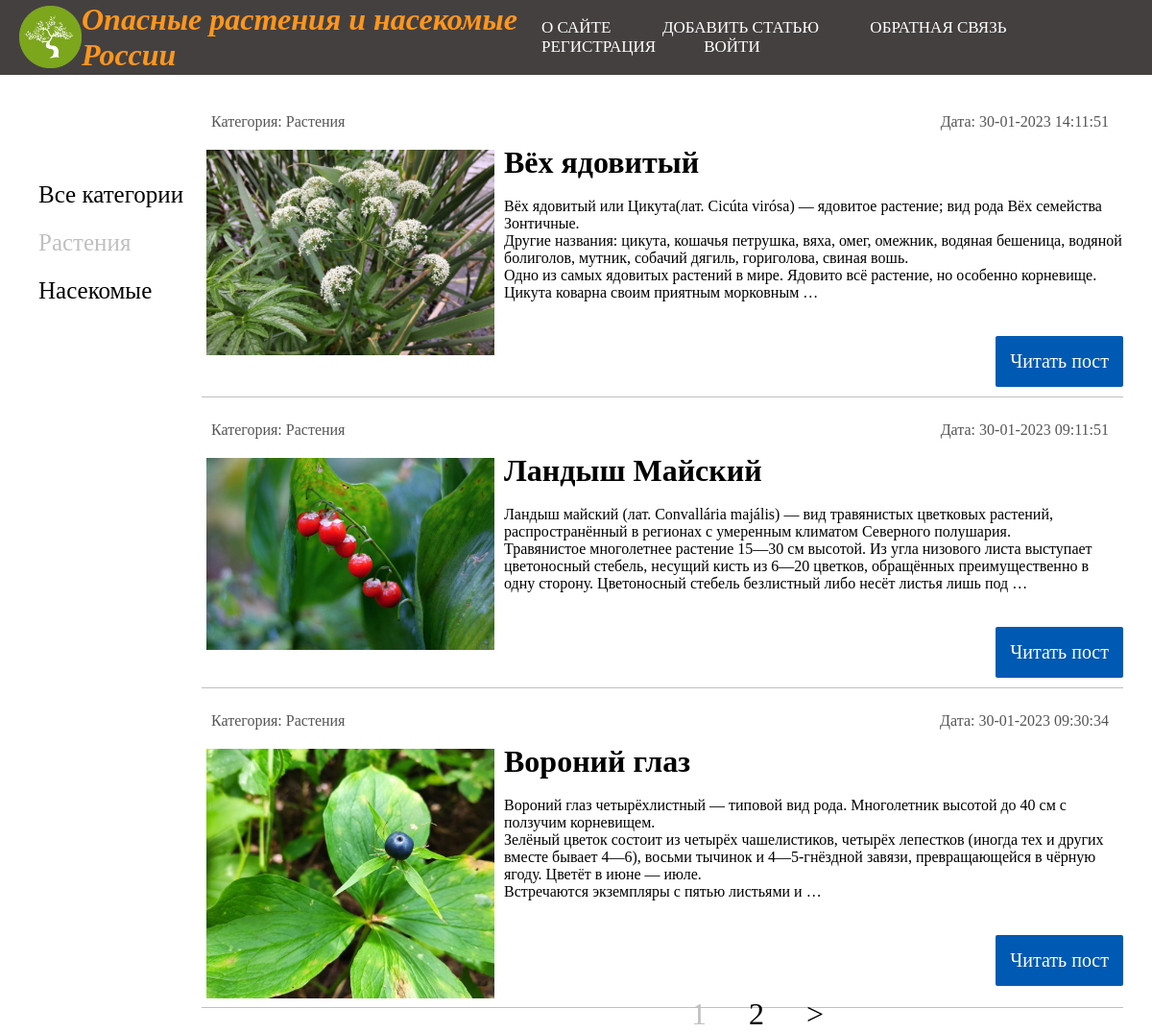
Page /category/plants/ on the committed database.
### main/models.py (models this page shows, shortened)
class Category(models.Model):
    name = models.CharField(max_length=100, db_index=True, verbose_name='Категория')
    slug = models.SlugField(max_length=100, unique=True, db_index=True, verbose_name='URL')
    def __str__(self):
        return self.name
    def get_absolute_url(self):
        return reverse('category', kwargs={'cat_slug': self.slug})
    class Meta:
        verbose_name = 'Категория'
        verbose_name_plural = 'Категории'
        ordering = ['id']

class Top_5(models.Model):
    title = models.CharField(max_length=100, verbose_name='Название растения или насекомого')
    slug = models.SlugField(max_length=100, unique=True, db_index=True, verbose_name='URL')
    content = models.TextField(verbose_name='Текст статьи')
    photo = models.ImageField(upload_to='photos', verbose_name='Фото')
    time_create = models.DateTimeField(auto_now_add=True, verbose_name='Дата создания')
    time_update = models.DateTimeField(auto_now=True, verbose_name='Дата изменения')
    is_published = models.BooleanField(default=True, verbose_name='Публикация')
    cat = models.ForeignKey('Category', on_delete=models.PROTECT, verbose_name='Категория')
    def get_absolute_url(self):
        return reverse('post', kwargs={'post_slug': self.slug})
    class Meta:
        verbose_name = 'Топ 5'
        verbose_name_plural = 'Топ 5'
        ordering = ['id']

### main/views.py (the view)
# urls.py: path('category/<slug:cat_slug>/', MainCategory.as_view(), name='category'),
class MainCategory(DataMixin, ListView):
    model = Top_5
    template_name = 'main/index.html'
    context_object_name = 'posts'
    allow_empty = False
    def get_queryset(self):
        return Top_5.objects.filter(cat__slug=self.kwargs['cat_slug'], is_published=True).select_related('cat')
    def get_context_data(self, *, object_list=None, **kwargs):
        context = super().get_context_data(**kwargs)
        c = Category.objects.get(slug=self.kwargs['cat_slug'])
        c_def = self.get_user_context(title='Категория - ' + str(c.name), cat_selected=c.pk)
        return dict(list(context.items()) + list(c_def.items()))

### main/utils.py (called while the page is built)
    def get_user_context(self, **kwargs):
        context = kwargs
        cats = Category.objects.all()
        context['menu'] = menu
        context['cats'] = cats
        if 'cat_selected' not in context:
            context['cat_selected'] = 0
        return context

### main/templates/main/index.html
{% extends 'main/base.html' %}
{% block content %}
    <ul class="list_of_categories">
        {% if cat_selected == 0 %}
        <li class="selected">Все категории</li>
        {% else %}
        <li><a class="cat_link" href="{% url 'home' %}">Все категории</a></li>
        {% endif %}
        {% for c in cats %}
        {% if c.pk == cat_selected %}
        <li class="selected">{{c.name}}</li>
        {% else %}
        <li><a class="cat_link" href="{{c.get_absolute_url}}">{{c.name}}</a></li>
        {% endif %}
        {% endfor %}
    </ul>
    {% for p in posts %}
	<div class="container_article">
        <div class="container1">
            <p>Категория: {{p.cat}}</p>
            <p>Дата: {{p.time_update|date:"d-m-Y H:i:s"}}</p>
        </div>
        <div class="container2">
            {% if p.photo %}
            <p><a href="{{ p.get_absolute_url }}"><img src="{{p.photo.url}}"></a></p>
            {% endif %}
            <div class="container3">
                <h1>{{p.title}}</h1>
                <br>
                {{p.content|linebreaks|truncatewords:50}}
                <br><br><br>
                <p class="shift_the_button"><a class="read_article" href="{{ p.get_absolute_url }}">Читать пост</a></p>
            </div>
        </div>
	</div>
	{% endfor %}
{% endblock %}

### main/static/main/css/style.css (style rules this page uses)
* { margin: 0; padding: 0; box-sizing: border-box; }
.container_article { display: flex; flex-direction: column; margin: 5px 30px 15px 10px; width: 80%; float: right; border-bottom: 1px solid silver; }
.container1 { display: flex; justify-content: space-between; color: rgb(85, 85, 85); margin: 5px 15px 15px 10px; }
.container2 { display: flex; }
img { max-width: 300px; height: auto; margin: 5px 10px 5px 5px; }
.shift_the_button { display: flex; justify-content: flex-end; }
.read_article { text-decoration: none; background-color:#0059b2; padding: 15px; color: white; font-size: 20px; border-radius: 2px; margin-bottom: 10px; }
.list_of_categories { position: absolute; margin: 70px 20px 0px 40px; }
.cat_link { text-decoration: none; color: black; }
.list_of_categories>li { list-style-type: none; line-height: 2em; font-size: 25px; font-weight: 500; }
.selected { color: silver; }

### rows in the picture
Category: name "Растения"
Category: name "Насекомые"
Top_5: cat "Растения", time_update "30-01-2023 14:11:51", photo (picture), title "Вёх ядовитый", content "Вёх ядовитый или Цикута(лат. Cicúta virósa) — ядовитое растение; вид рода Вёх семейства Зонтичные. Другие названия: цикута, кошачья петрушка, вяха, омег, омежник, водяная бешеница, водяной болиголов, мутник, собачий дягиль, гориголова, свиная вошь. Одно из самых ядовитых растений в мире. Ядовито всё растение, но особенно корневище. Цикута коварна своим приятным морковным …"
Top_5: cat "Растения", time_update "30-01-2023 09:11:51", photo (picture), title "Ландыш Майский", content "Ландыш майский (лат. Convallária majális) — вид травянистых цветковых растений, распространённый в регионах с умеренным климатом Северного полушария. Травянистое многолетнее растение 15—30 см высотой. Из угла низового листа выступает цветоносный стебель, несущий кисть из 6—20 цветков, обращённых преимущественно в одну сторону. Цветоносный стебель безлистный либо несёт листья лишь под …"
Top_5: cat "Растения", time_update "30-01-2023 09:30:34", photo (picture), title "Вороний глаз", content "Вороний глаз четырёхлистный — типовой вид рода. Многолетник высотой до 40 см с ползучим корневищем. Зелёный цветок состоит из четырёх чашелистиков, четырёх лепестков (иногда тех и других вместе бывает 4—6), восьми тычинок и 4—5-гнёздной завязи, превращающейся в чёрную ягоду. Цветёт в июне — июле. Встречаются экземпляры с пятью листьями и …"

### other values in the picture
{{ m.title }} "О САЙТЕ" "ДОБАВИТЬ СТАТЬЮ" "ОБРАТНАЯ СВЯЗЬ"
{{ p }} "1"
{{ p }} "2"
